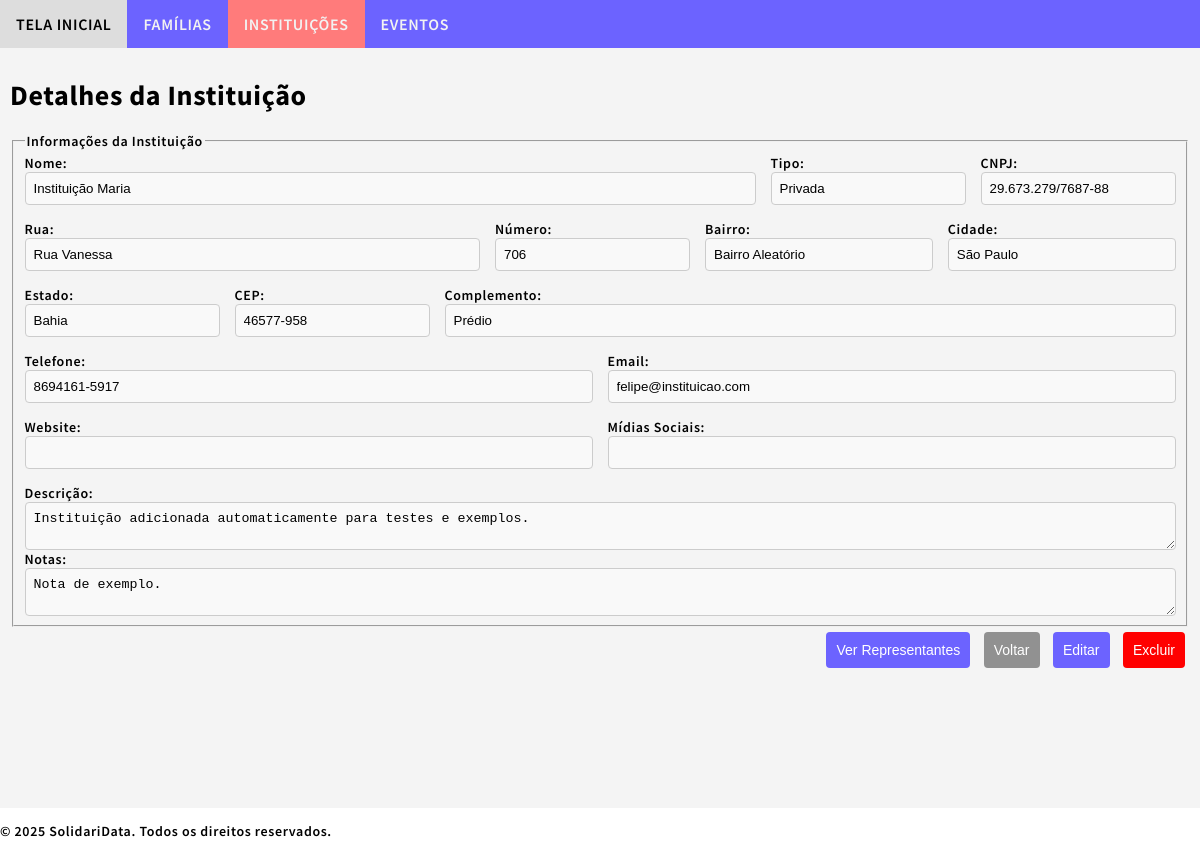
/sdata/institutions/11/, run on the app's committed database.
### sdata/models.py (models this page shows, shortened)
class Institution(models.Model):
    institution_id = models.AutoField(primary_key=True)
    institution_name = models.CharField(max_length=100, db_index=True)
    institution_type = models.CharField(max_length=11, choices=[('comunitária', 'Comunitária'), ('privada', 'Privada'), ('pública', 'Pública'), ('religiosa', 'Religiosa'), ('outra', 'Outra')], blank=True)
    institution_cnpj = models.CharField(max_length=18, unique=True, blank=True)
    institution_address_street = models.CharField(max_length=65)
    institution_address_number = models.CharField(max_length=10)
    institution_address_neighborhood = models.CharField(max_length=65)
    institution_address_city = models.CharField(max_length=65)
    institution_address_state = models.CharField(max_length=2, choices=Family.BRAZILIAN_STATES, blank=True, default='SP')
    institution_address_zipcode = models.CharField(max_length=10, blank=True)
    institution_address_complement = models.CharField(max_length=255, blank=True)
    institution_phone = models.CharField(max_length=15, blank=True)
    institution_email = models.EmailField(blank=True)
    institution_website = models.URLField(blank=True)
    institution_social_media = models.CharField(max_length=255, blank=True)
    institution_description = models.TextField(blank=True)
    institution_note = models.TextField(blank=True)
    institution_created = models.DateTimeField(auto_now_add=True)
    institution_updated = models.DateTimeField(auto_now=True)

### sdata/views.py (the view)
# urls.py: path('sdata/institutions/<int:pk>/', views.institution_detail, name='institution_detail'),
def institution_detail(request, pk):
    institution = get_object_or_404(Institution, pk=pk)
    return render(request, 'sdata/institution_detail.html', {'institution': institution})

### sdata/templates/sdata/institution_detail.html
{% extends "sdata/base.html" %}
{% block content %}
<h1>Detalhes da Instituição</h1>
<fieldset>
    <legend>Informações da Instituição</legend>
    <div class="form-row">
        <div class="form-group">
            <label for="institution_name">Nome:</label>
            <input type="text" id="institution_name" name="institution_name"
                   value="{{ institution.institution_name }}" readonly class="form-control">
        </div>
        <div class="form-group-1">
            <label for="institution_type">Tipo:</label>
            <input type="text" id="institution_type" name="institution_type"
                   value="{{ institution.get_institution_type_display }}" readonly class="form-control">
        </div>
        <div class="form-group-1">
            <label for="institution_cnpj">CNPJ:</label>
            <input type="text" id="institution_cnpj" name="institution_cnpj"
                   value="{{ institution.institution_cnpj }}" readonly class="form-control">
        </div>
    </div>
    <div class="form-row">
        <div class="form-group-2">
            <label for="institution_address_street">Rua:</label>
            <input type="text" id="institution_address_street" name="institution_address_street"
                   value="{{ institution.institution_address_street }}" readonly class="form-control">
        </div>
        <div class="form-group-1">
            <label for="institution_address_number">Número:</label>
            <input type="text" id="institution_address_number" name="institution_address_number"
                   value="{{ institution.institution_address_number }}" readonly class="form-control">
        </div>
        <div class="form-group">
            <label for="institution_address_neighborhood">Bairro:</label>
            <input type="text" id="institution_address_neighborhood" name="institution_address_neighborhood"
                   value="{{ institution.institution_address_neighborhood }}" readonly class="form-control">
        </div>
        <div class="form-group">
            <label for="institution_address_city">Cidade:</label>
            <input type="text" id="institution_address_city" name="institution_address_city"
                   value="{{ institution.institution_address_city }}" readonly class="form-control">
        </div>
    </div>
    <div class="form-row">
        <div class="form-group-1">
            <label for="institution_address_state">Estado:</label>
            <input type="text" id="institution_address_state" name="institution_address_state"
                   value="{{ institution.get_institution_address_state_display }}" readonly class="form-control">
        </div>
        <div class="form-group-1">
            <label for="institution_address_zipcode">CEP:</label>
            <input type="text" id="institution_address_zipcode" name="institution_address_zipcode"
                   value="{{ institution.institution_address_zipcode }}" readonly class="form-control">
        </div>
        <div class="form-group">
            <label for="institution_address_complement">Complemento:</label>
            <input type="text" id="institution_address_complement" name="institution_address_complement"
                   value="{{ institution.institution_address_complement }}" readonly class="form-control">
        </div>
    </div>
    <div class="form-row">
        <div class="form-group">
            <label for="institution_phone">Telefone:</label>
            <input type="text" id="institution_phone" name="institution_phone"
                   value="{{ institution.institution_phone }}" readonly class="form-control">
        </div>
        <div class="form-group">
            <label for="institution_email">Email:</label>
            <input type="text" id="institution_email" name="institution_email"
                   value="{{ institution.institution_email }}" readonly class="form-control">
        </div>
    </div>
    <div class="form-row">
        <div class="form-group">
            <label for="institution_website">Website:</label>
            <input type="text" id="institution_website" name="institution_website"
                   value="{{ institution.institution_website }}" readonly class="form-control">
        </div>
        <div class="form-group">
            <label for="institution_social_media">Mídias Sociais:</label>
            <input type="text" id="institution_social_media" name="institution_social_media"
                   value="{{ institution.institution_social_media }}" readonly class="form-control">
        </div>
    </div>
    <div class="form-group">
        <label for="institution_description">Descrição:</label>
        <textarea id="institution_description" name="institution_description" readonly class="form-control">{{ institution.institution_description }}</textarea>
    </div>
    <div class="form-group">
        <label for="institution_note">Notas:</label>
        <textarea id="institution_note" name="institution_note" readonly class="form-control">{{ institution.institution_note }}</textarea>
    </div>
</fieldset>
<div class="form-actions">
    <div class="button">
            <button type="button" class="btn-primary" onclick="window.location.href='{% url 'institution_representative_list' institution.pk %}'">
                Ver Representantes
            </button>
        <button type="button" class="btn-secondary" onclick="window.location.href='{% url 'institution_list' %}'">
            Voltar
        </button>
        <button type="button" class="btn-primary" onclick="window.location.href='{% url 'institution_update' institution.pk %}'">
            Editar
        </button>
        <button type="button" class="btn-danger" onclick="window.location.href='{% url 'institution_delete' institution.pk %}'">
            Excluir
        </button>
    </div>
</div>
{% endblock %}

### sdata/static/sdata/styles.css (style rules this page uses)
body { margin:0; font: 600 14px 'Source Sans Pro', sans-serif; letter-spacing: 0.64px; color: #000000; }
.form-row { display: flex; gap: 15px; margin-bottom: 15px; }
.form-group { flex: 1; display: flex; flex-direction: column; }
.form-group-1 { flex: initial; display: flex; flex-direction: column; }
.form-group-2 { flex: 2; display: flex; flex-direction: column; }
input { width: auto; padding: 5px; border: 1px solid #ccc; border-radius: 4px; }
button { display: inline-block; padding: 10px 10px; margin: 5px 5px; border: none; border-radius: 4px; font-size: 14px; cursor: pointer; transition: 0.5s; }
button.btn-primary { background-color: #6c63ff; color: #fff; }
button.btn-secondary { background-color: #919191; color: #fff; }
button.btn-danger { background-color: red; color: #fff; }
.form-actions { text-align: right; }
.form-control { border: 1px solid #ccc; padding: 8px; width: auto; border-radius: 4px; background-color: #f9f9f9; }

### data on the page
Institution: institution_name "Instituição Maria", institution_type "Privada", institution_cnpj "29.673.279/7687-88", institution_address_street "Rua Vanessa", institution_address_number "706", institution_address_neighborhood "Bairro Aleatório", institution_address_city "São Paulo", institution_address_state "Bahia", institution_address_zipcode "46577-958", institution_address_complement "Prédio", institution_phone "8694161-5917", institution_email "felipe@instituicao.com", institution_description "Instituição adicionada automaticamente para testes e exemplos.", institution_note "Nota de exemplo."
